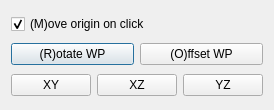
<?xml version="1.0" encoding="UTF-8"?>
<ui version="4.0">
 <class>Dialog</class>
 <widget class="QDialog" name="Dialog">
  <property name="geometry">
   <rect>
    <x>0</x>
    <y>0</y>
    <width>196</width>
    <height>110</height>
   </rect>
  </property>
  <property name="windowTitle">
   <string>Dialog</string>
  </property>
  <layout class="QVBoxLayout" name="verticalLayout">
   <item>
    <widget class="QCheckBox" name="cb1">
     <property name="text">
      <string>(M)ove origin on click</string>
     </property>
     <property name="checked">
      <bool>true</bool>
     </property>
    </widget>
   </item>
   <item>
    <layout class="QHBoxLayout" name="horizontalLayout">
     <item>
      <widget class="QPushButton" name="btnRot">
       <property name="sizePolicy">
        <sizepolicy hsizetype="Expanding" vsizetype="Fixed">
         <horstretch>0</horstretch>
         <verstretch>0</verstretch>
        </sizepolicy>
       </property>
       <property name="text">
        <string>(R)otate WP</string>
       </property>
      </widget>
     </item>
     <item>
      <widget class="QPushButton" name="btnOff">
       <property name="sizePolicy">
        <sizepolicy hsizetype="Expanding" vsizetype="Fixed">
         <horstretch>0</horstretch>
         <verstretch>0</verstretch>
        </sizepolicy>
       </property>
       <property name="text">
        <string>(O)ffset WP</string>
       </property>
      </widget>
     </item>
    </layout>
   </item>
   <item>
    <layout class="QHBoxLayout" name="horizontalLayout_2">
     <item>
      <widget class="QPushButton" name="btnXY">
       <property name="sizePolicy">
        <sizepolicy hsizetype="Fixed" vsizetype="Fixed">
         <horstretch>0</horstretch>
         <verstretch>0</verstretch>
        </sizepolicy>
       </property>
       <property name="maximumSize">
        <size>
         <width>85</width>
         <height>16777215</height>
        </size>
       </property>
       <property name="baseSize">
        <size>
         <width>0</width>
         <height>0</height>
        </size>
       </property>
       <property name="toolTip">
        <string>Align WP to principal plane</string>
       </property>
       <property name="text">
        <string>XY</string>
       </property>
      </widget>
     </item>
     <item>
      <widget class="QPushButton" name="btnXZ">
       <property name="sizePolicy">
        <sizepolicy hsizetype="Fixed" vsizetype="Fixed">
         <horstretch>0</horstretch>
         <verstretch>0</verstretch>
        </sizepolicy>
       </property>
       <property name="maximumSize">
        <size>
         <width>85</width>
         <height>16777215</height>
        </size>
       </property>
       <property name="baseSize">
        <size>
         <width>0</width>
         <height>0</height>
        </size>
       </property>
       <property name="toolTip">
        <string>Align WP to principal plane</string>
       </property>
       <property name="text">
        <string>XZ</string>
       </property>
      </widget>
     </item>
     <item>
      <widget class="QPushButton" name="btnYZ">
       <property name="sizePolicy">
        <sizepolicy hsizetype="Fixed" vsizetype="Fixed">
         <horstretch>0</horstretch>
         <verstretch>0</verstretch>
        </sizepolicy>
       </property>
       <property name="maximumSize">
        <size>
         <width>85</width>
         <height>16777215</height>
        </size>
       </property>
       <property name="baseSize">
        <size>
         <width>0</width>
         <height>0</height>
        </size>
       </property>
       <property name="toolTip">
        <string>Align WP to principal plane</string>
       </property>
       <property name="text">
        <string>YZ</string>
       </property>
      </widget>
     </item>
    </layout>
   </item>
  </layout>
 </widget>
 <resources/>
 <connections/>
</ui>
